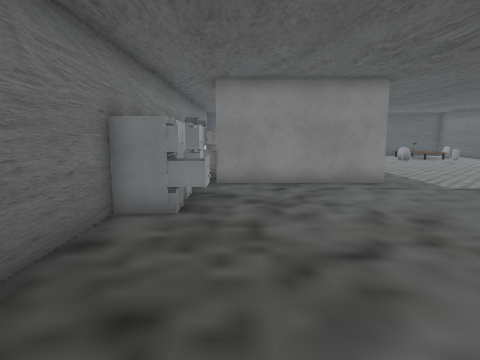
view 1 (above)

12 first-person views from a walk through a scene from a Unity 3-D project. The camera is 1.5 m above the floor, tilts 8° down and sees 75° across. The floor is counted in squares, 1 m on a side. Each view is taken from the middle of a square. On the plan, view 1 faces up. The plan holds only what a view shows up to about 15 squares ahead; the rest is blank. The place goes on beyond the plan. The player is left out. Some surface patterns are stand-ins.

view 2
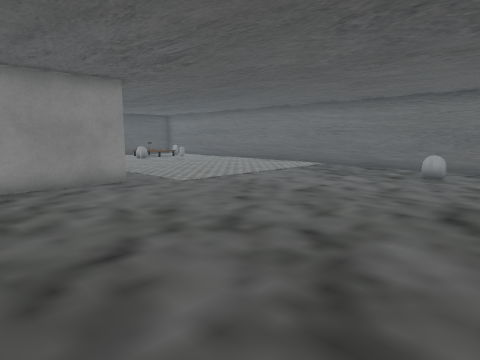

view 3
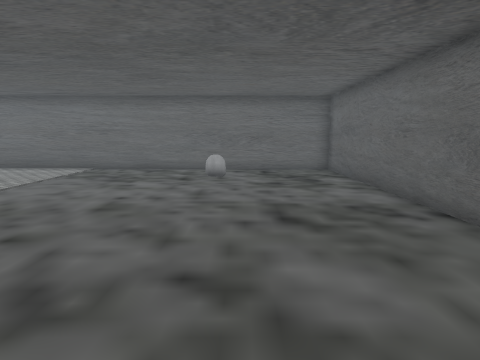

view 4
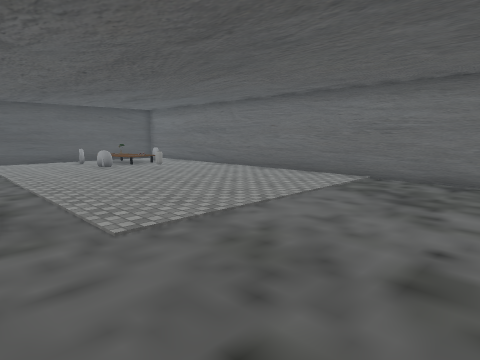

view 5
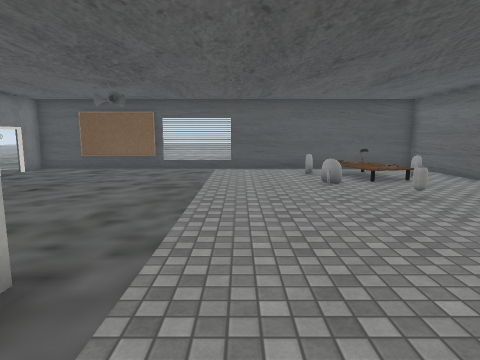

view 6
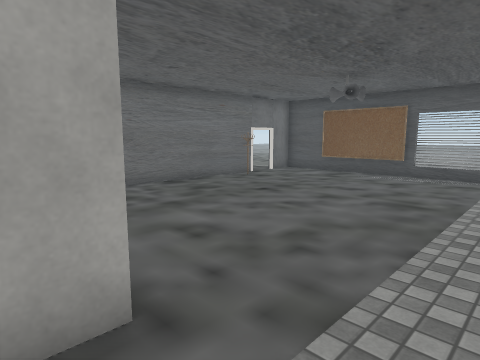

view 7
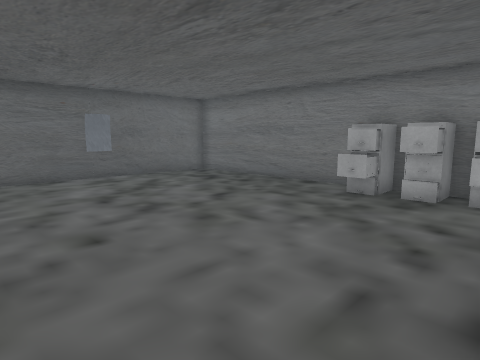

view 8
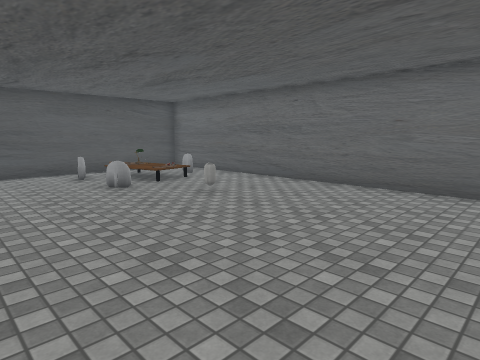

view 9
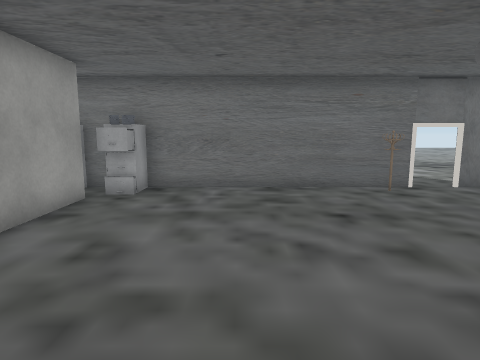

view 10
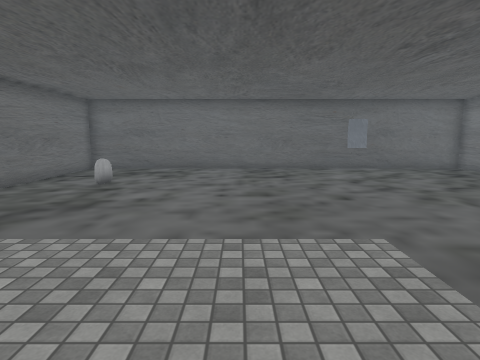

view 11
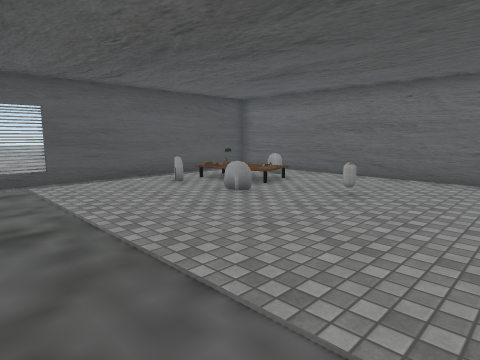

view 12
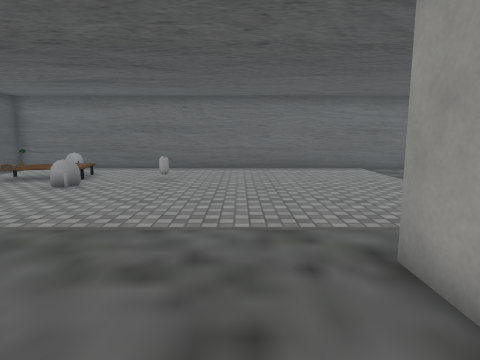

### Floor plan
Points are (right, up) in squares from view 1. A wall is a line through its corners. A room is listed if a view was taken in it or the views show most of it. See-through windows are left out.
Room 1 (views 1, 2, 3, 4, 5, 6, 7, 8, 9, 10, 11, 12)
walls: (4.6, 9.9) (-0.8, 9.9); (-0.8, 12.1) (4.6, 12.1) (4.6, 11.1); (-2.5, 8.8) (-2.5, -2) (15.1, -2) (15.1, 23.9) (-2.5, 23.9) (-2.5, 22.5); (-1.6, 20.5) (-2, 20); (6.6, 24.1) (3.2, 24.1); (-2.5, 21.4) (-2.5, 11.3)
ways out: opening at (-3, 22)
objects: other object (-2, 6) to (-1, 7); other object (-2, 8) to (-1, 8); other object (-2, 9) to (-1, 9); other object (-2, 10) to (-2, 11); other object (-2, 12) to (-1, 13); other object (10, 19); other object (10, 21) to (10, 22); other object (11, 16) to (11, 17); other object (12, 3); other object (12, 22); other object (14, 20) to (14, 21)

Where each view was taken, in squares from view 1:
view 1: 0 up, 0 right, facing up
view 2: 0 up, 0 right, facing up-right
view 3: 2 up, 1 right, facing right
view 4: 4 up, 4 right, facing up-right
view 5: 9 up, 7 right, facing up
view 6: 11 up, 7 right, facing up-left
view 7: 10 up, 7 right, facing down-left
view 8: 10 up, 6 right, facing up-right
view 9: 16 up, 7 right, facing left
view 10: 13 up, 8 right, facing down
view 11: 13 up, 4 right, facing up-right
view 12: 14 up, 1 right, facing right
